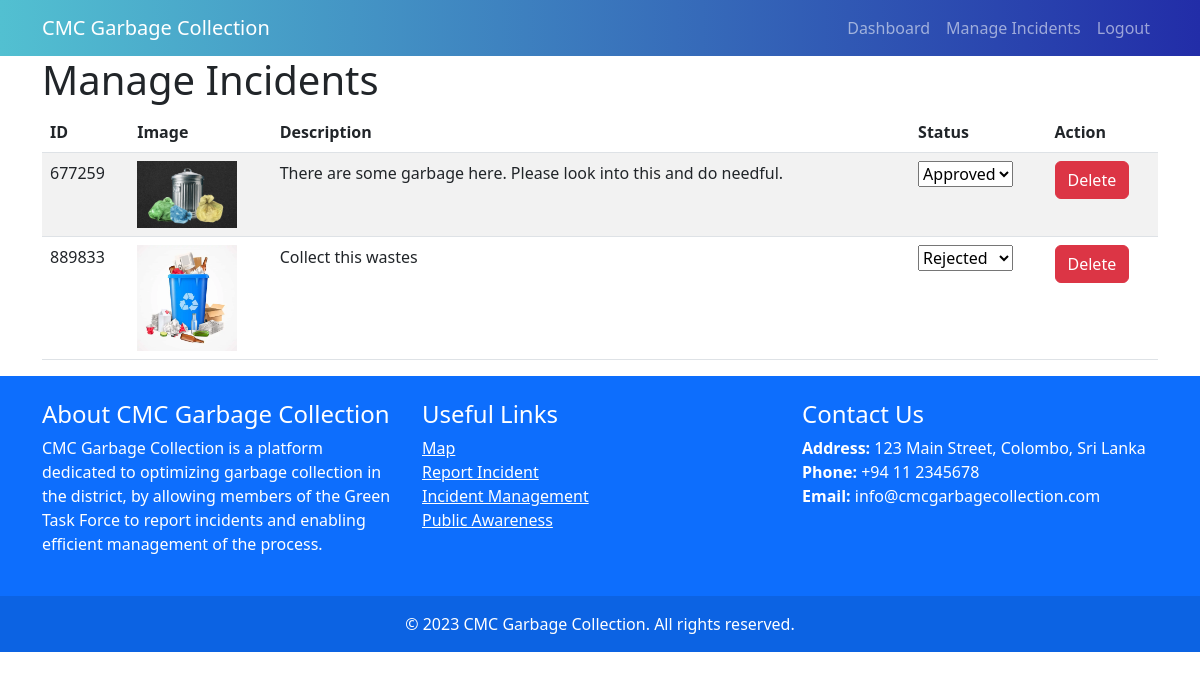
The page /green_captain/manage_incidents.php (signed in) on the database its author committed.
### tables this page shows
CREATE TABLE `incidents` (
  `id` int(11) NOT NULL,
  `title` varchar(255) NOT NULL,
  `description` text NOT NULL,
  `impact` text NOT NULL,
  `latitude` decimal(10,8) NOT NULL,
  `longitude` decimal(11,8) NOT NULL,
  `photo_path` varchar(255) DEFAULT NULL,
  `created_at` timestamp NOT NULL DEFAULT current_timestamp(),
  `updated_at` timestamp NOT NULL DEFAULT current_timestamp() ON UPDATE current_timestamp(),
  `importance` varchar(255) NOT NULL,
  `uid` varchar(255) NOT NULL,
  `status` varchar(255) DEFAULT NULL
);

### green_captain/manage_incidents.php (the view, shortened to what this page needs)
<?php
include "../db_connection.php";
$sql = "SELECT * FROM incidents";
$result = $conn->query($sql);
$incidents = $result->fetch_all(MYSQLI_ASSOC);
?>
<!DOCTYPE html>
<html lang="en">
<head>
    <link href="https://cdn.jsdelivr.net/npm/bootstrap@5.3.0-alpha1/dist/css/bootstrap.min.css" rel="stylesheet">
</head>
<body>
<nav class="navbar navbar-expand-lg navbar-dark" style="background-image: linear-gradient(to right, #52c0d1, #222da8);">
  <div class="container">
    <a class="navbar-brand" href="#">CMC Garbage Collection</a>
    <div class="collapse navbar-collapse" id="navbarNav">
      <ul class="navbar-nav ms-auto">
        <li class="nav-item">
          <a class="nav-link" href="index.php">Dashboard</a>
        </li>
        <li class="nav-item">
          <a class="nav-link" href="manage_incidents.php">Manage Incidents</a>
        </li>
        <li class="nav-item">
          <a class="nav-link" href="logout.php">Logout</a>
        </li>
      </ul>
    </div>
  </div>
</nav>
    <div class="container">
        <h1>Manage Incidents</h1>
        <table class="table table-striped">
            <thead>
                <tr>
                    <th>ID</th>
                    <th>Image</th>
                    <th>Description</th>
                    <th>Status</th>
                    <th>Action</th>
                </tr>
            </thead>
            <tbody>
                <?php foreach ($incidents as $incident): ?>
                    <tr>
                        <td><?= $incident['id'] ?></td>
                        <td><img src="../<?= $incident['photo_path'] ?>" alt="Incident Image" style="width: 100px;"></td>
                        <td><?= $incident['description'] ?></td>
                        <td>
                            <form action="update_status.php" method="post">
                                <select name="status" onchange="this.form.submit()">
                                    <option value="approved" <?= $incident['status'] === 'approved' ? 'selected' : '' ?>>Approved</option>
                                    <option value="rejected" <?= $incident['status'] === 'rejected' ? 'selected' : '' ?>>Rejected</option>
                                </select>
                            </form>
                        </td>
                        <td><a href="delete_incident.php?id=<?= $incident['id'] ?>" class="btn btn-danger">Delete</a></td>
                    </tr>
                <?php endforeach; ?>
            </tbody>
        </table>
    </div>
    <footer class="bg-primary text-white" id = "footer">
  <div class="container py-4">
    <div class="row">
      <div class="col-md-4">
        <h4>About CMC Garbage Collection</h4>
        <p>
          CMC Garbage Collection is a platform dedicated to optimizing garbage collection in the district, by allowing members of the Green Task Force to report incidents and enabling efficient management of the process.
        </p>
      </div>
      <div class="col-md-4">
        <h4>Useful Links</h4>
        <ul class="list-unstyled">
          <li><a href="#" class="text-white">Map</a></li>
          <li><a href="#" class="text-white">Report Incident</a></li>
          <li><a href="#" class="text-white">Incident Management</a></li>
          <li><a href="#" class="text-white">Public Awareness</a></li>
        </ul>
      </div>
      <div class="col-md-4">
        <h4>Contact Us</h4>
        <p>
          <strong>Address:</strong> 123 Main Street, Colombo, Sri Lanka<br>
          <strong>Phone:</strong> +94 11 2345678<br>
          <strong>Email:</strong> info@cmcgarbagecollection.com
        </p>
      </div>
    </div>
  </div>
  <div class="text-center py-3" style="background-color: rgba(0, 0, 0, 0.1);">
    <p class="mb-0">&copy; 2023 CMC Garbage Collection. All rights reserved.</p>
  </div>
</footer>
</body>
</html>

### rows shown on the page
incidents: id "677259", photo_path (picture), description "There are some garbage here. Please look into this and do needful.", status "Approved"
incidents: id "889833", photo_path (picture), description "Collect this wastes", status "Rejected"
